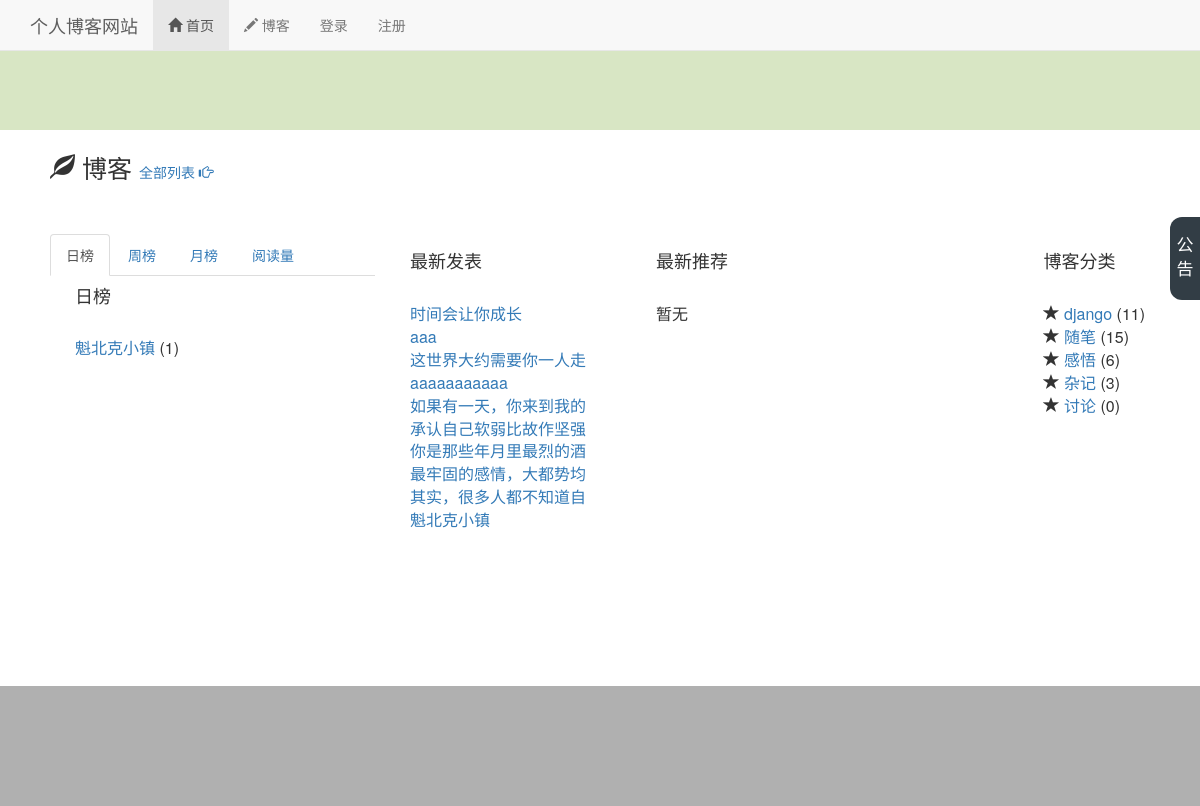
The page / on the database its author committed.
### read_count/models.py (models this page shows)
class ReadDetail(models.Model):
    date = models.DateField(default=timezone.now)
    read_num = models.IntegerField(default=0)
    content_type = models.ForeignKey(ContentType, on_delete=models.CASCADE)
    object_id = models.PositiveIntegerField()
    content_object = GenericForeignKey('content_type', 'object_id')

### blog/models.py (models this page shows, shortened)
class Blog(models.Model):
    title   = models.CharField(max_length=50)
    blog_type = models.ForeignKey(BlogType,on_delete=models.DO_NOTHING)
    content = RichTextUploadingField(config_name ='blog_ckeditor')
    author  = models.ForeignKey(User,on_delete= models.DO_NOTHING)
    read_details = GenericRelation(ReadDetail)
    create_time = models.DateTimeField( auto_now_add = True)
    last_updata_time = models.DateTimeField(auto_now=True)
    class Meta():
        ordering = ["-create_time"]   #按创建时间最新的排序

class BlogType(models.Model):
    type_name = models.CharField(max_length=50)

### blog/views.py (the view)
# urls.py: 2. Add a URL to urlpatterns:  path('', views.home, name='home')
def home(request):
    blog_content_type=ContentType.objects.get_for_model(Blog)
    dates,read_nums = get_seven_days_read_data(blog_content_type)
    blogs =  Blog.objects.all()
    seven_days_hot_data=cache.get('seven_days_hot_data')
    if  seven_days_hot_data is None:
        seven_days_hot_data = get_seven_days_hot_data()
        cache.set('seven_days_hot_data', seven_days_hot_data, 3600) # 缓存保留的时间单位秒
    context={}
    context['dates']=dates
    context['read_nums']=read_nums
    context['today_hot_data']=get_today_hot_data(blog_content_type)
    context['yesterday_hot_data']=get_yesterday_hot_data(blog_content_type)
    context['seven_days_hot_data']=seven_days_hot_data
    context['new_blog']=blogs[:10]
    context['thirty_days_hot_data']=get_thirty_days_hot_data()
    context['blog_types']=BlogType.objects.annotate(blog_count=Count('blog'))
    return render(request,'home.html',context)

### blog/views.py (called while the page is built)
def get_seven_days_read_data(content_type):
    today = timezone.now().date()
    dates = []
    read_nums = []
    for i in range(7, 0, -1):
        date = today - datetime.timedelta(days=i)
        dates.append(date.strftime('%m/%d'))
        read_details = ReadDetail.objects.filter(content_type=content_type, date=date)
        result = read_details.aggregate(read_num_sum = Sum('read_num'))
        read_nums.append(result['read_num_sum'] or 0)
    return dates, read_nums

def get_today_hot_data(content_type):
    today = timezone.now().date()
    read_details =  ReadDetail.objects.filter(content_type = content_type,date = today).order_by('-read_num')
    return read_details[:8]  #取前几篇显示

def get_yesterday_hot_data(content_type):
    today = timezone.now().date()
    yesterday = today - datetime.timedelta(days=1)
    read_details =  ReadDetail.objects.filter(content_type = content_type,date = yesterday).order_by('-read_num')
    return read_details[:10]   #取前几篇显示

def get_seven_days_hot_data():
    today = timezone.now().date()
    date = today - datetime.timedelta(days=7)
    blogs =  Blog.objects \
                            .filter(read_details__date__lt =today,read_details__date__gte=date) \
                            .values('id','title') \
                            .annotate(read_num_sum=Sum('read_details__read_num')) \
                            .order_by('-read_num_sum')
    return blogs[:8]  #取前几篇显示

def get_thirty_days_hot_data():
    today = timezone.now().date()
    date = today - datetime.timedelta(days=30)
    blogs =  Blog.objects \
                            .filter(read_details__date__lt =today,read_details__date__gte=date) \
                            .values('id','title') \
                            .annotate(read_num_sum=Sum('read_details__read_num')) \
                            .order_by('-read_num_sum')
    return blogs[:8]  #取前几篇显示

### blog/templates/home.html (shortened to what this page needs)
{% extends 'base.html' %}
{% load staticfiles %}
{% block header_extends %}
    <link rel="stylesheet" type="text/css" href="/static/css/home.css">
{% endblock %}
{% block nav_home_activt %}active{% endblock %}
{% block content %}
    <div class="home-content"><p class="head">  </p> </div>
    <div class="blog_list">
        <span class="blog_list">
            <span class="glyphicon glyphicon-leaf" aria-hidden="true"></span>
            博客
        </span>
            <span><a href="{% url 'blog_list' %}"> 全部列表
                <span class="glyphicon glyphicon-hand-right" aria-hidden="true"></span>
                </a>
            </span>
    </div>
<div class="nav-menu-body">
<div class="nav-menu">
    <ul class="nav nav-tabs" role="tablist">
        <li role="presentation" class="active"><a href="#day" aria-controls="day" role="tab" data-toggle="tab">日榜</a></li>
        <li role="presentation"><a href="#week" aria-controls="week" role="tab" data-toggle="tab">
            周榜</a></li>
        <li role="presentation"><a href="#month" aria-controls="month" role="tab" data-toggle="tab">
            月榜</a></li>
        <li role="presentation"><a href="#graph" aria-controls="graph" role="tab" data-toggle="tab">
            阅读量</a></li>
    </ul>
    <div class="tab-content">
        <div role="tabpanel" class="tab-pane active" id="day">
            <div class="hot-data">
            <h4>日榜</h4><br>
            <ul>
                {% for hot_date in today_hot_data %}
                    <li><a  href="{% url 'blog_defail'  hot_date.content_object.pk %}">
                        {{ hot_date.content_object.title|truncatechars:11 }}
                        </a>({{hot_date.read_num }})
                    </li>
                {% empty %}
                    <li>暂无</li>
                {% endfor %}
            </ul>
            </div>
        </div>
    </div>
</div>
            <div class="hot-data-publish">
                <h4>最新发表</h4><br>
                 <ul>
                    {% for hot_date in new_blog %}
                        <li><a  href="{% url 'blog_defail'  hot_date.pk %}">
                                {{ hot_date.title|truncatechars:11 }}
                            </a>
                        </li>
                    {% empty %}
                        <li>暂无</li>
                    {% endfor %}
                 </ul>
            </div>
            <div class="hot-data-publish">
                <h4>最新推荐</h4><br>
                    <ul>
                        {% for hot_date in yesterday_hot_data %}
                            <li><a  href="{% url 'blog_defail'  hot_date.content_object.pk %}">
                                    {{ hot_date.content_object.title|truncatechars:11 }}
                                </a>
                            </li>
                        {% empty %}
                            <li>暂无</li>
                        {% endfor %}
                    </ul>
            </div>
            <div class="blog-type">
                <h4>博客分类 </h4><br>
                <ul>
                    {% for blog_type in  blog_types %}
                        <li>
                            <span class="glyphicon glyphicon-star" aria-hidden="true"></span>
                            <a href="{% url 'blogs_with_type' blog_type.pk %}">
                            {{ blog_type.type_name}}</a>
                            ({{ blog_type.blog_count }})
                        </li>
                    {% empty %}
                        <li> -暂无分类-</li>
                    {% endfor %}
                </ul>
            </div>
</div>
{% endblock%}

### blog/static/css/base.css (style rules this page uses)
* { margin: 0px; padding: 0px; }
body { margin-top:100px!important; }
ul { list-style-type: none; }

### blog/static/css/home.css (style rules this page uses)
div.home-content { margin-top: -50px; height: 80px; width: 100%; background: #D8E6C4; }
span.blog_list { margin-left: 50px; font-size: 25px; }
div.blog_list { margin-top:20px; }
div.hot-data { margin-left: 25px; font-size: 15px; width: 300px; height: 300px; float: left; }
div.nav-menu { float: left; margin-left:30px; margin-top: 2em; }
div.hot-data ul { font-size:16px; }
div.hot-data-publish { float: left; margin: 35px; font-size: 16px; }
div.nav-menu-body { margin: 20px; height: 360px; }
div.blog-type { float: right; margin: 35px; font-size: 16px; }

### rows shown on the page
ReadDetail: content_object "魁北克小镇", read_num "1"
Blog: title "时间会让你成长"
Blog: title "aaa"
Blog: title "这世界大约需要你一人走"
Blog: title "aaaaaaaaaaa"
Blog: title "如果有一天，你来到我的"
Blog: title "承认自己软弱比故作坚强"
Blog: title "你是那些年月里最烈的酒"
Blog: title "最牢固的感情，大都势均"
Blog: title "其实，很多人都不知道自"
Blog: title "魁北克小镇"
BlogType: type_name "django", blog_count "11"
BlogType: type_name "随笔", blog_count "15"
BlogType: type_name "感悟", blog_count "6"
BlogType: type_name "杂记", blog_count "3"
BlogType: type_name "讨论", blog_count "0"
